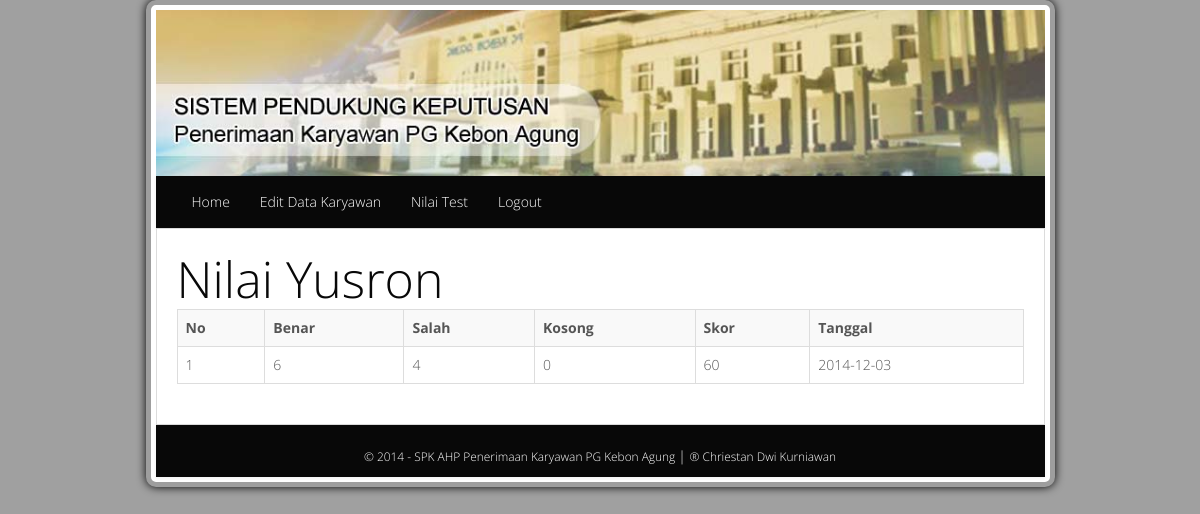
/index.php?menu=nilai (signed in), run on the app's committed database.
### tables this page shows
CREATE TABLE IF NOT EXISTS `tabel_nilai` (
  `id_nilai_soal` int(4) NOT NULL AUTO_INCREMENT,
  `id_user` int(4) NOT NULL,
  `benar` int(4) NOT NULL,
  `salah` int(4) NOT NULL,
  `kosong` int(4) NOT NULL,
  `point` int(4) NOT NULL,
  `tanggal` date NOT NULL,
  PRIMARY KEY (`id_nilai_soal`)
);

### nilai.php (the view, shortened to what this page needs)
<div class="isihalaman">
<?php
if(isset($_SESSION['id_user'])){
$id_user=$_SESSION['id_user'];
?>
    <h1>Nilai <?php echo ucwords($_SESSION['username']);?></h1>
    <p>
  <table class="table table-bordered table-striped">
    <tr>
    	<th>No</th><th>Benar</th><th>Salah</th><th>Kosong</th><th>Skor</th><th>Tanggal</th>
    </tr>
	<?php
	$no=0;
	$query=mysql_query("select * from tabel_nilai where id_user='$id_user'");
	while($row=mysql_fetch_array($query)){
		?>
	  <tr>
		  <td><span class="style1"><?php echo $no=$no+1; ?></span></td>
		  <td><span class="style1"><?php echo $row['benar'];?></span></td>
		  <td><span class="style1"><?php echo $row['salah'];?></span></td>
          <td><span class="style1"><?php echo $row['kosong'];?></span></td>
          <td><span class="style1"><?php echo $row['point'];?></span></td>
          <td><span class="style1"><?php echo $row['tanggal'];?></span></td>
	  </tr>
	  <?php
	}
	?>
    </table>
    </p>
<?php
}else{
	?><script language="javascript">alert('Anda Belum Melakukan Login !');document.location.href='?menu=login'</script><?php
}
?>
</div>

### css/style.css (style rules this page uses)
body { margin-bottom:10px; background-color:#A0A0A0; }
.isihalaman { background-color:#FFFFFF; padding: 20px 20px 20px 20px ; border-style:dotted; border:1px solid #dcdcdc; }

### data on the page
tabel_nilai: benar "6", salah "4", kosong "0", point "60", tanggal "2014-12-03"

### other printed values
$_SESSION['username'] "Yusron"
